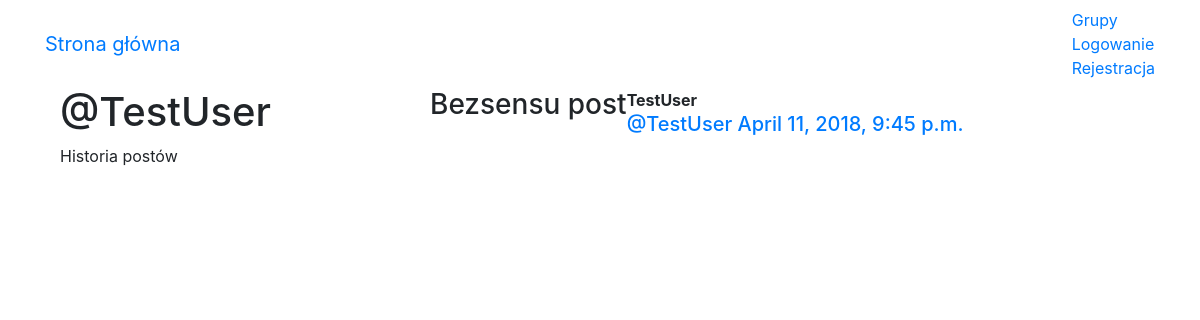
The page /posts/by/TestUser/ on the database its author committed.
### posts/models.py (models this page shows, shortened)
class Post(models.Model):
    user = models.ForeignKey(User, related_name='posts')
    created_at = models.DateTimeField(auto_now=True)
    message = models.TextField()
    message_html = models.TextField(editable=False)
    group = models.ForeignKey(Group, related_name='posts', null=True, blank=True)
    class Meta:
        ordering = ['-created_at']
        unique_together = ['user','message'] #message linked to user

### posts/views.py (the view)
# urls.py: url(r'by/(?P<username>[-\w]+)/$',views.UserPosts.as_view(),name="for_user"),
class UserPosts(generic.ListView):
    model = models.Post
    template_name = "posts/user_post_list.html"
    def get_queryset(self):
        try:
            self.post_user = User.objects.prefetch_related("posts").get(username__iexact=self.kwargs.get('username'))
        except User.DoesNotExist:
            raise Http404
        else:
            return self.post_user.posts.all()
    def get_context_data(self, **kwargs):
        context = super().get_context_data(**kwargs)
        context['post_user'] = self.post_user
        return context

### posts/templates/posts/user_post_list.html
{% extends "posts/post_base.html" %}
{% block prepost %}
  <div class="col-md-4">
  	<h1>@{{ post_user.username }}</h1>
  	<p>Historia postów</p>
  </div>
{% endblock %}
{% block post_content %}
  <div class="col-md-8">
  	{% for post in post_list %}
  		{% include "posts/_post.html" %}
  	{% endfor %}
  </div>
{% endblock %}

### posts/templates/posts/_post.html (shortened to what this page needs)
<div class="post media">
	<h3>{{ post.message_html|safe }}</h3>
	<div class="media-body">
		<strong>{{ post.user.username }}</strong>
		<h5 class="media-heading">
			<span class="username"><a href="{% url 'posts:for_user' username=post.user.username %}">@{{ post.user.username }}</a></span>
			<time class="time"><a href="{% url 'posts:single' username=post.user.username pk=post.pk %}">{{ post.created_at }}</a></time>
		</h5>
	</div>
</div>

### rows shown on the page
Post: message_html "Bezsensu post", user.username "TestUser", created_at "April 11, 2018, 9:45 p.m."

### other values the page prints
{{ post_user.username }} "TestUser"
